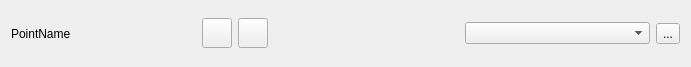
<?xml version="1.0" encoding="UTF-8"?>
<ui version="4.0">
 <class>qDMMLAnnotationDisplayNodePointPropertyWidget</class>
 <widget class="QWidget" name="qDMMLAnnotationDisplayNodePointPropertyWidget">
  <property name="geometry">
   <rect>
    <x>0</x>
    <y>0</y>
    <width>691</width>
    <height>67</height>
   </rect>
  </property>
  <property name="windowTitle">
   <string>Form</string>
  </property>
  <layout class="QHBoxLayout" name="horizontalLayout">
   <item>
    <widget class="QLabel" name="nameLabel">
     <property name="text">
      <string>PointName</string>
     </property>
    </widget>
   </item>
   <item>
    <widget class="ctkColorPickerButton" name="unselectedColorButton">
     <property name="sizePolicy">
      <sizepolicy hsizetype="Fixed" vsizetype="Fixed">
       <horstretch>0</horstretch>
       <verstretch>0</verstretch>
      </sizepolicy>
     </property>
     <property name="minimumSize">
      <size>
       <width>20</width>
       <height>0</height>
      </size>
     </property>
     <property name="maximumSize">
      <size>
       <width>30</width>
       <height>30</height>
      </size>
     </property>
     <property name="text">
      <string/>
     </property>
    </widget>
   </item>
   <item>
    <widget class="ctkColorPickerButton" name="selectedColorButton">
     <property name="sizePolicy">
      <sizepolicy hsizetype="Fixed" vsizetype="Fixed">
       <horstretch>0</horstretch>
       <verstretch>0</verstretch>
      </sizepolicy>
     </property>
     <property name="maximumSize">
      <size>
       <width>30</width>
       <height>30</height>
      </size>
     </property>
     <property name="text">
      <string/>
     </property>
    </widget>
   </item>
   <item>
    <widget class="ctkSliderWidget" name="sizeSlider" native="true"/>
   </item>
   <item>
    <widget class="QComboBox" name="glyphTypeComboBox">
     <property name="accessibleDescription">
      <string>Glyph type combo box</string>
     </property>
     <property name="layoutDirection">
      <enum>Qt::LeftToRight</enum>
     </property>
    </widget>
   </item>
   <item>
    <widget class="QToolButton" name="toolButton">
     <property name="text">
      <string>...</string>
     </property>
    </widget>
   </item>
  </layout>
 </widget>
 <customwidgets>
  <customwidget>
   <class>ctkColorPickerButton</class>
   <extends>QPushButton</extends>
   <header>ctkColorPickerButton.h</header>
  </customwidget>
  <customwidget>
   <class>ctkSliderWidget</class>
   <extends>QWidget</extends>
   <header>ctkSliderWidget.h</header>
  </customwidget>
 </customwidgets>
 <resources/>
 <connections/>
</ui>
